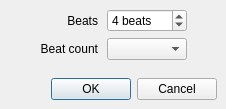
<?xml version="1.0" encoding="UTF-8"?>
<ui version="4.0">
 <class>measurePropertiesDialog</class>
 <widget class="QDialog" name="measurePropertiesDialog">
  <property name="geometry">
   <rect>
    <x>0</x>
    <y>0</y>
    <width>226</width>
    <height>109</height>
   </rect>
  </property>
  <property name="contextMenuPolicy">
   <enum>Qt::NoContextMenu</enum>
  </property>
  <property name="windowTitle">
   <string>Measure Properties</string>
  </property>
  <layout class="QVBoxLayout" name="verticalLayout">
   <property name="spacing">
    <number>9</number>
   </property>
   <property name="margin">
    <number>9</number>
   </property>
   <item>
    <layout class="QGridLayout" name="gridLayout">
     <property name="verticalSpacing">
      <number>6</number>
     </property>
     <item row="0" column="0">
      <spacer name="horizontalSpacer_2">
       <property name="orientation">
        <enum>Qt::Horizontal</enum>
       </property>
       <property name="sizeHint" stdset="0">
        <size>
         <width>40</width>
         <height>20</height>
        </size>
       </property>
      </spacer>
     </item>
     <item row="0" column="1">
      <widget class="QLabel" name="label_2">
       <property name="text">
        <string>Beats</string>
       </property>
       <property name="alignment">
        <set>Qt::AlignRight|Qt::AlignTrailing|Qt::AlignVCenter</set>
       </property>
       <property name="buddy">
        <cstring>beatsSpinBox</cstring>
       </property>
      </widget>
     </item>
     <item row="0" column="2">
      <widget class="QSpinBox" name="beatsSpinBox">
       <property name="toolTip">
        <string>The size of each measure in the new score in ticks</string>
       </property>
       <property name="statusTip">
        <string>The size of each measure in the new score in ticks</string>
       </property>
       <property name="suffix">
        <string> beats</string>
       </property>
       <property name="minimum">
        <number>1</number>
       </property>
       <property name="maximum">
        <number>256</number>
       </property>
       <property name="value">
        <number>4</number>
       </property>
      </widget>
     </item>
     <item row="0" column="3">
      <spacer name="horizontalSpacer_4">
       <property name="orientation">
        <enum>Qt::Horizontal</enum>
       </property>
       <property name="sizeHint" stdset="0">
        <size>
         <width>40</width>
         <height>20</height>
        </size>
       </property>
      </spacer>
     </item>
     <item row="1" column="1">
      <widget class="QLabel" name="label_3">
       <property name="text">
        <string>Beat count</string>
       </property>
       <property name="alignment">
        <set>Qt::AlignRight|Qt::AlignTrailing|Qt::AlignVCenter</set>
       </property>
      </widget>
     </item>
     <item row="1" column="2">
      <widget class="QComboBox" name="beatCountComboBox"/>
     </item>
    </layout>
   </item>
   <item>
    <spacer name="verticalSpacer">
     <property name="orientation">
      <enum>Qt::Vertical</enum>
     </property>
     <property name="sizeHint" stdset="0">
      <size>
       <width>20</width>
       <height>20</height>
      </size>
     </property>
    </spacer>
   </item>
   <item>
    <layout class="QHBoxLayout" name="horizontalLayout">
     <property name="spacing">
      <number>0</number>
     </property>
     <item>
      <spacer name="horizontalSpacer_5">
       <property name="orientation">
        <enum>Qt::Horizontal</enum>
       </property>
       <property name="sizeHint" stdset="0">
        <size>
         <width>40</width>
         <height>20</height>
        </size>
       </property>
      </spacer>
     </item>
     <item>
      <widget class="QDialogButtonBox" name="buttonBox">
       <property name="orientation">
        <enum>Qt::Horizontal</enum>
       </property>
       <property name="standardButtons">
        <set>QDialogButtonBox::Cancel|QDialogButtonBox::Ok</set>
       </property>
      </widget>
     </item>
    </layout>
   </item>
  </layout>
 </widget>
 <resources/>
 <connections>
  <connection>
   <sender>buttonBox</sender>
   <signal>accepted()</signal>
   <receiver>measurePropertiesDialog</receiver>
   <slot>accept()</slot>
   <hints>
    <hint type="sourcelabel">
     <x>232</x>
     <y>124</y>
    </hint>
    <hint type="destinationlabel">
     <x>157</x>
     <y>134</y>
    </hint>
   </hints>
  </connection>
  <connection>
   <sender>buttonBox</sender>
   <signal>rejected()</signal>
   <receiver>measurePropertiesDialog</receiver>
   <slot>reject()</slot>
   <hints>
    <hint type="sourcelabel">
     <x>232</x>
     <y>124</y>
    </hint>
    <hint type="destinationlabel">
     <x>242</x>
     <y>134</y>
    </hint>
   </hints>
  </connection>
 </connections>
</ui>
